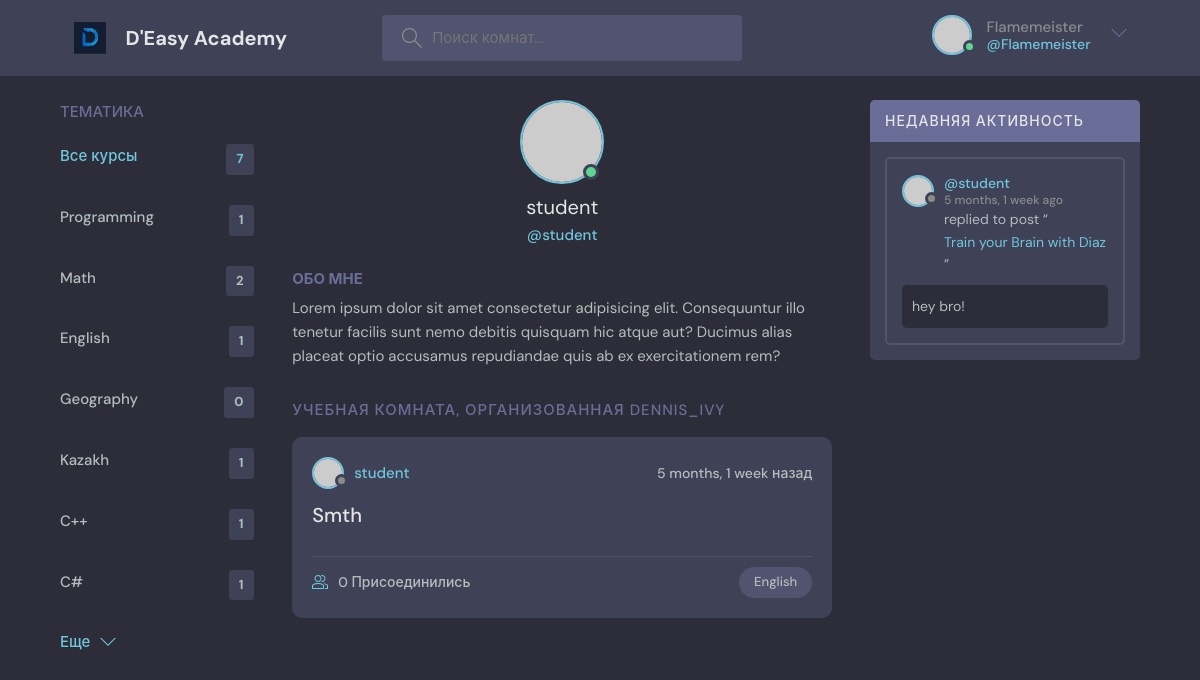
Before: /profile/2/ (signed in) with the older database file.
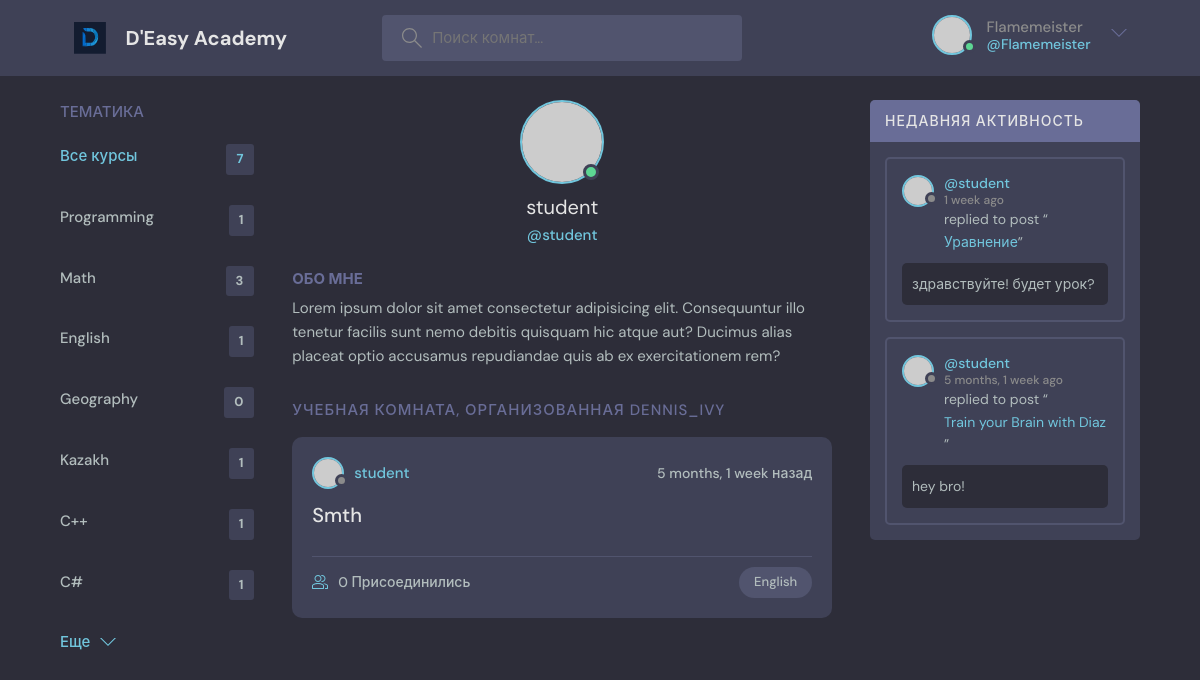
After: the same page with the newer database file.
### base/models.py (models this page shows, shortened)
class Topic(models.Model):
    name = models.CharField(max_length=300)

class Room(models.Model):
    host = models.ForeignKey(User, on_delete=models.SET_NULL, null=True)
    topic = models.ForeignKey(Topic, on_delete=models.SET_NULL, null=True)
    name = models.CharField(max_length=255)
    description = models.TextField(null = True, blank=True)
    participants = models.ManyToManyField(User, related_name='participants', blank=True)
    updated = models.DateTimeField(auto_now=True)
    created = models.DateTimeField(auto_now_add=True)
    class Meta:
        ordering = ['-updated', '-created']
    def __str__(self):
        return self.name

class Message(models.Model):
    user = models.ForeignKey(User, on_delete=models.CASCADE)
    room = models.ForeignKey(Room, on_delete=models.CASCADE)
    body = models.TextField()
    updated = models.DateTimeField(auto_now=True)
    created = models.DateTimeField(auto_now_add=True)
    class Meta:
        ordering = ['-updated', '-created']

### base/views.py (the view)
# urls.py: path('profile/<str:pk>/', views.userProfile, name="user-profile"),
def userProfile(request, pk):
    user = User.objects.get(id=pk)
    rooms = user.room_set.all()
    room_messages = user.message_set.all()
    topics = Topic.objects.all()
    context = {'user': user, 'rooms': rooms, 'room_messages': room_messages, 'topics': topics }
    return render(request, 'base/profile.html', context)

### base/templates/base/profile.html (shortened to what this page needs)
{% extends 'main.html' %}
{% block content %}
  <main class="profile-page layout layout--3">
    <div class="container">
{% include 'base/topics_component.html' %}
      <div class="roomList">
        <div class="profile">
          <div class="profile__avatar">
            <div class="avatar avatar--large active">
              <img src="https://randomuser.me/api/portraits/men/11.jpg" />
            </div>
          </div>
          <div class="profile__info">
            <h3>{{user.username}}</h3>
            <p>@{{user.username}}</p>
          </div>
          <div class="profile__about">
            <h3>Обо мне</h3>
            <p>
              Lorem ipsum dolor sit amet consectetur adipisicing elit. Consequuntur illo tenetur
              facilis sunt nemo debitis quisquam hic atque aut? Ducimus alias placeat optio
              accusamus repudiandae quis ab ex exercitationem rem?
            </p>
          </div>
        </div>
        <div class="roomList__header">
          <div>
            <h2>Учебная комната, организованная dennis_ivy</a>
            </h2>
          </div>
        </div>
        {% include 'base/feed_component.html' %}
      </div>
{% include 'base/activity_component.html' %}
    </div>
  </main>
{% endblock content %}

### base/templates/base/topics_component.html
<div class="topics">
          <div class="topics__header">
            <h2>Тематика</h2>
          </div>
          <ul class="topics__list">
            <li>
              <a href="{% url 'home' %}" class="active">Все курсы <span>{{topics.count}}</span></a>
            </li>
                          {% for topic in topics %}
            <li>
              <a href="{% url 'home' %}?q={{topic.name}}">{{ topic.name }}<span>{{topic.room_set.all.count}}</span></a>
            </li>
            {% endfor %}
          </ul>
          <a class="btn btn--link" href="topics.html">
            Еще
            <svg version="1.1" xmlns="http://www.w3.org/2000/svg" width="32" height="32" viewBox="0 0 32 32">
              <title>chevron-down</title>
              <path d="M16 21l-13-13h-3l16 16 16-16h-3l-13 13z"></path>
            </svg>
          </a>
        </div>

### base/templates/base/feed_component.html (shortened to what this page needs)
{% for room in rooms %}
<div class="roomListRoom">
            <div class="roomListRoom__header">
              <a href="{% url 'user-profile' room.host.id %}" class="roomListRoom__author">
                <div class="avatar avatar--small">
                  <img src="https://randomuser.me/api/portraits/women/11.jpg" />
                </div>
                <span>{{room.host.username}}</span>
              </a>
              <div class="roomListRoom__actions">
                <span>{{room.created|timesince}} назад</span>
              </div>
            </div>
            <div class="roomListRoom__content">
              <a href="{% url 'room' room.id %}">{{ room.name }}</a>
            </div>
            <div class="roomListRoom__meta">
              <a href="{% url 'room' room.id %}" class="roomListRoom__joined">
                  {{room.participants.all.count}} Присоединились
              </a>
              <p class="roomListRoom__topic">{{room.topic.name}}</p>
            </div>
          </div>
{% endfor %}

### base/templates/base/activity_component.html (shortened to what this page needs)
                   <div class="activities">
          <div class="activities__header">
            <h2>Недавняя активность</h2>
          </div>
                     {% for message in room_messages %}
          <div class="activities__box">
            <div class="activities__boxHeader roomListRoom__header">
              <a href="{% url 'user-profile' message.user.id%}" class="roomListRoom__author">
                <div class="avatar avatar--small">
                  <img src="https://randomuser.me/api/portraits/women/11.jpg" />
                </div>
                <p>
                  @{{message.user}}
                  <span>{{message.created|timesince}} ago</span>
                </p>
              </a>
            </div>
            <div class="activities__boxContent">
              <p>replied to post “<a href="{% url 'room' message.room.id %}">{{message.room}}</a>”</p>
              <div class="activities__boxRoomContent">
                {{ message.body }}
              </div>
            </div>
          </div>
                     {% endfor %}
        </div>

Changed rows visible on the page:
computed for Topic "Math": room_set.all.count "2" → "3"
added Message: user "student", created "1 week", room "Уравнение", body "здравствуйте! будет урок?"
